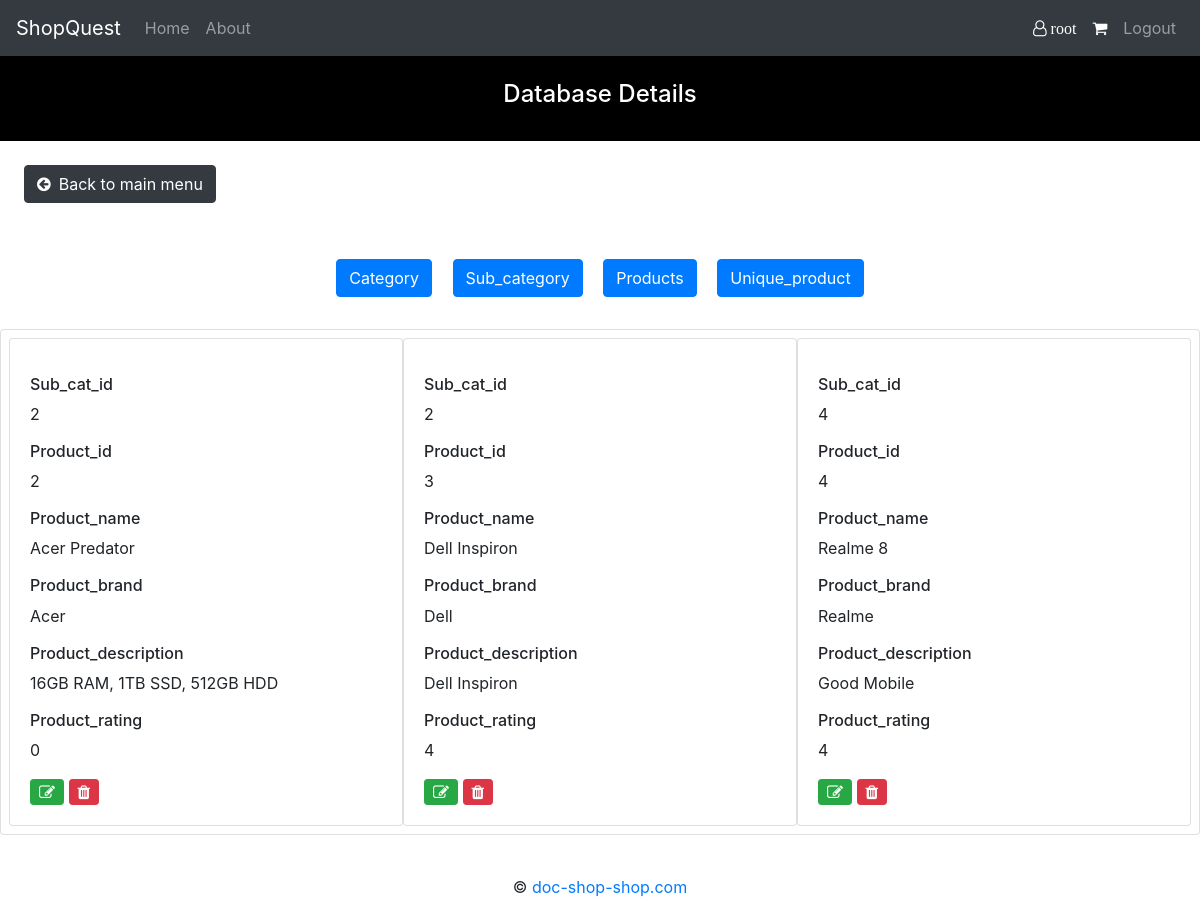
Page /admin/check_db.php?view=products (signed in) on the committed database.
### tables this page shows
CREATE TABLE `products` (
  `product_id` int(11) NOT NULL AUTO_INCREMENT,
  `product_name` varchar(256) DEFAULT NULL,
  `sub_cat_id` int(11) DEFAULT NULL,
  `product_brand` varchar(256) DEFAULT NULL,
  `product_description` text,
  `rating` float DEFAULT NULL,
  `rating_no` int(11) DEFAULT NULL,
  `rating_sum` int(11) DEFAULT NULL,
  PRIMARY KEY (`product_id`)
);

### admin/check_db.php (the view, shortened to what this page needs)
<?php
        include_once '../header.php';
        $category=Array();
        $con = getCon();
        $res = $con->query("select * from categories");
        while($ele = $res->fetch_assoc())
            $category[]=$ele;
        $products=Array();
        $res = $con->query("select * from products");
        while($ele = $res->fetch_assoc())
            $products[]=$ele;
        $uniq_prod=Array();
        $res = $con->query("select * from unique_product");
        while($ele = $res->fetch_assoc())
            $uniq_prod[]=$ele;
?>
<body>
  <nav class="navbar navbar-expand-md navbar-dark bg-dark">
    <a href="../index.php" class="navbar-brand">ShopQuest</a>
    <div class="collapse navbar-collapse" id="navbarCollapse">
        <div class="navbar-nav">
            <a href="../index.php" class="nav-item nav-link">Home</a>
            <a href="../pages/about.php" class="nav-item nav-link">About</a>
        </div>
        <div class="navbar-nav ml-auto">
            <?php if(isset($_SESSION['user_name'])){
                    echo '<a href="../pages/profile.php" class="nav-item nav-link active"><i class="fa fa-user-o"> '.$_SESSION['user_name'].'</i></a>';
                    echo '<a href="../products/cart.php" class="nav-item nav-link active"><i class="fa fa-shopping-cart"></i></a>';
                    echo '<a href="../sign_in/logout.php" class="nav-item nav-link">Logout</a>';
                }
                else{
                    echo '<a href="../sign_in/sign_in.php" class="nav-item nav-link">Sign in</a>';
                }
            ?>
        </div>
    </div>
</nav>
 <div class="p-4" style="background-color:black;color:white;">
        <div class="text-center">
              <h4>Database Details</h4>
        </div>
    </div>
	<a class="btn btn-dark m-4" href="admin_enter.php?admin_enter_main=yes" role="button"><i class="fa fa-arrow-circle-left mr-2"></i>Back to main menu</a>
	<?php
		$view=$_GET['view'];
	?>
	<div class="text-center m-4">
            <a class="btn btn-primary m-2" href="check_db.php?view=category" role="button">Category</a>
	    <a class="btn btn-primary m-2" href="check_db.php?view=sub_category" role="button">Sub_category</a>
            <a class="btn btn-primary m-2" href="check_db.php?view=products" role="button">Products</a>
	    <a class="btn btn-primary m-2" href="check_db.php?view=unique_product" role="button">Unique_product</a>
	</div>
	<?php if($view=="category") { ?>
               <div class="card">
                     <div class="row m-2">
                     <? foreach($category as $cat) { ?>
                        <div class="card col-12 col-lg-4 col-md-4 col-sm-4 col-xs-4" style="padding:0px;">
				<div class="card-body">
                                        <p class="card-text"><h6>Cat_id</h6> <?=$cat['cat_id']?></p>
                                        <p class="card-text"><h6>Cat_name</h6> <?=$cat['cat_name']?></p>
                        	</div>
                        </div>
                     <? } ?>
			</div>
		  </div>
        <?php } else if($view=="products") { ?>
        <div class="card">
                        <div class="row m-2">
                   <? foreach($products as $p) { ?>
                        <div class="card col-12 col-lg-4 col-md-4 col-sm-4 col-xs-4" style="padding:0px;">
                                <div class="card-body">
                                        <p class="card-text"><h6>Sub_cat_id</h6> <?=$p['sub_cat_id']?></p>
                                        <p class="card-text"><h6>Product_id</h6> <?=$p['product_id']?></p>
                                        <p class="card-text"><h6>Product_name</h6> <?=$p['product_name']?></p>
                                        <p class="card-text"><h6>Product_brand</h6> <?=$p['product_brand']?></p>
                                        <p class="card-text"><h6>Product_description</h6> <?=$p['product_description']?></p>
                                        <p class="card-text"><h6>Product_rating</h6> <?=$p['rating']?></p>
                                        <form method="POST" action="edit_or_delete_from_db.php">
					        <button type="submit" class="fa fa-edit btn btn-success btn-sm pm" name="edit_info_p"></button>
                                                <button type="submit" class="fa fa-trash btn btn-danger btn-sm pm" name="delete_info_p"></button>
				        </form>
                                </div>
                        </div>
                    <? } ?>
                        </div>
            </div>
	<?php } else if($view=="unique_product") { ?>
        <div class="card">
                        <div class="row m-2">
                   <? foreach($uniq_prod as $p) { ?>
                        <div class="card col-12 col-lg-4 col-md-4 col-sm-4 col-xs-4" style="padding:0px;">
                                <div class="card-body">
                                        <p class="card-text"><h6>Product_id</h6> <?=$p['product_id']?></p>
                                        <p class="card-text"><h6>Unique_type_id</h6> <?=$p['unique_type_id']?></p>
                                        <p class="card-text"><h6>Product_price</h6> <?=$p['price']?></p>
                                        <p class="card-text"><h6>Product_quantity</h6> <?=$p['quantity']?></p>
                                        <p class="card-text"><h6>Product_seller_user_name</h6> <?=$p['seller_user_name']?></p>
                                        <p class="card-text"><h6>Product_color</h6> <?=$p['color']?></p>
                                        <p class="card-text"><h6>Product_size</h6> <?=$p['size']?></p>
                                         <form method="POST" action="edit_or_delete_from_db.php">
                                                <input type="hidden" name="edit_delete_unique_type_id" value="<?=$p['unique_type_id']?>" />
					        <button type="submit" class="fa fa-edit btn btn-success btn-sm pm" name="edit_info_u"></button>
                                                <button type="submit" class="fa fa-trash btn btn-danger btn-sm pm" name="delete_info_u"></button>
				        </form>
                                </div>
                        </div>
                        <? } ?>
                        </div>
            </div>
            <?php } ?>
</body>
<?php include_once '../footer.php'; ?>

### rows in the picture
products: sub_cat "2", product_id "2", product_name "Acer Predator", product_brand "Acer", product_description "16GB RAM, 1TB SSD, 512GB HDD", rating "0"
products: sub_cat "2", product_id "3", product_name "Dell Inspiron", product_brand "Dell", product_description "Dell Inspiron", rating "4"
products: sub_cat "4", product_id "4", product_name "Realme 8", product_brand "Realme", product_description "Good Mobile", rating "4"

### other values in the picture
$_SESSION['user_name'] "root"
